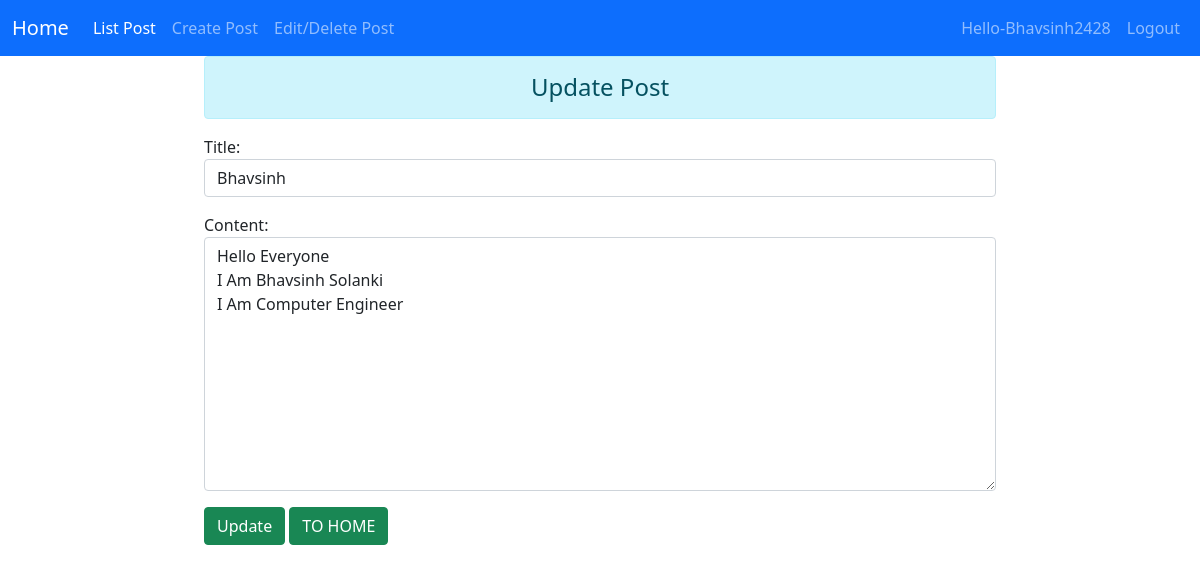
/update/1 (signed in), run on the app's committed database.
### BlogApp/models.py (models this page shows, shortened)
class Post(models.Model):
    title = models.CharField(max_length=5000)
    content = models.TextField()
    created_on = models.DateTimeField(auto_now_add=True)
    likes = models.ManyToManyField(User, related_name='blogpost_like', blank=True)

### BlogApp/views.py (the view)
# urls.py: path('update/<int:id>',views.update_data,name="updatedata"),
def update_data(request, id):
    if request.method == 'POST':
        pi = Post.objects.get(pk=id)
        fm = AddPost(request.POST, instance=pi)
        if fm.is_valid():
            fm.save()
            return HttpResponseRedirect('/list_post')
    else:
        pi = Post.objects.get(pk=id)
        fm = AddPost(instance=pi)
    return render(request, 'update.html', {'form': fm, 'isAdd': False})

### BlogApp/forms.py
class AddPost(forms.ModelForm):
    class Meta:
        model = Post
        fields = ('title', 'content')
        widgets = {
            'title': forms.TextInput(attrs={'class': 'form-control'}),
            'content': forms.Textarea(attrs={'class': 'form-control'}),
        }

### BlogApp/templates/update.html (shortened to what this page needs)
{% extends 'base.html' %}
{% block content %}
{% if  isAdd is not True %}
<div class="row">
<div class="col-sm-8 offset-2">
<h4 class="text-center alert alert-info"> Update Post</h4>
<form action="" method="POST" class="d-inline">
{{form.as_p}}
<input type="submit" class="btn btn-success" value="Update">
<a href="{% url 'blog_post' %}" class="btn btn-success">TO HOME</a>
</form>
</div>
</div>
{% endif%}
{% endblock content %}

### BlogApp/templates/base.html (shortened to what this page needs)
<!doctype html>
<html lang="en">
  <head>
    <link href="https://cdn.jsdelivr.net/npm/bootstrap@5.0.0-beta1/dist/css/bootstrap.min.css" rel="stylesheet">
  </head>
  <body>
    <nav class="navbar navbar-expand-lg navbar-dark bg-primary justify-content-between">
  <div class="container-fluid">
    <a class="navbar-brand" href="/blog_post">Home</a>
    <div class="collapse navbar-collapse" id="navbarSupportedContent">
      <ul class="navbar-nav me-auto mb-2 mb-lg-0">
        <li class="nav-item">
          <a class="nav-link active" aria-current="page" href="/blog_post">List Post</a>
        </li>
        <li class="nav-item">
          <a class="nav-link" href="/addpost">Create Post</a>
        </li>
        <li class="nav-item">
          <a class="nav-link" href="/list_post">Edit/Delete Post</a>
        </li>
      </ul>
     {% if user.is_authenticated %}
        <ul class="navbar-nav mr-sm-2">
					<li class="nav-item"> <a class="nav-link">Hello-{{user.username}}</a></li>
					<li class="nav-item">
					    <a class="nav-link" href="/logout">Logout</a>
					</li>
          {% endif %}
    </div>
  </div>
</nav>
{% block content %}
{% endblock content %}
  </body>
</html>

### data on the page
Post: title "Bhavsinh", content "Hello Everyone I Am Bhavsinh Solanki I Am Computer Engineer"

### other printed values
{{ user.username }} "Bhavsinh2428"
